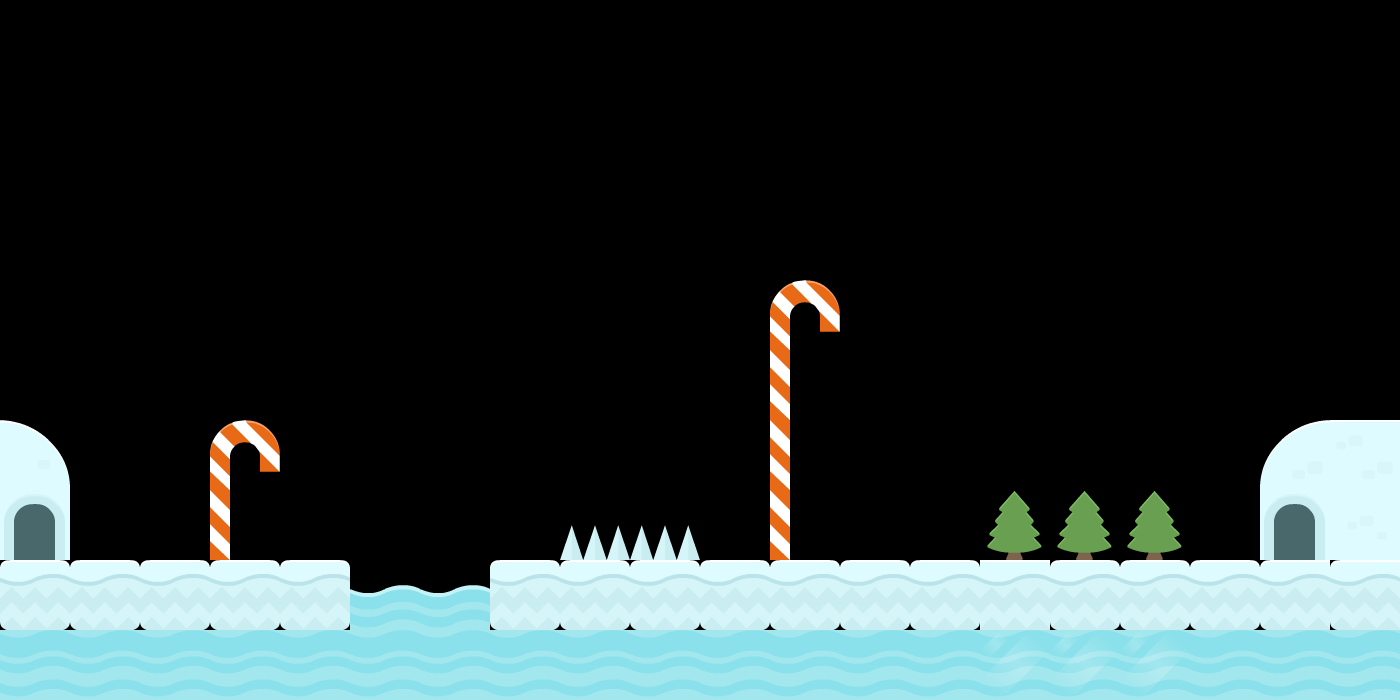

This game map was drawn from its Tiled (.tmx) file and the tilesets committed beside it. A one-line description and the trimmed map source follow:
An orthogonal 20x10 tile map with 70x70 px tiles, 1 tile layer (TileLayer), 2 tilesets and 1 object (Player).

<map version="1.0" orientation="orthogonal" renderorder="right-down" width="20" height="10" tilewidth="70" tileheight="70" nextobjectid="6">
 <tileset firstgid="1" name="Tiles" tilewidth="70" tileheight="70" tilecount="98" columns="14">
  <image source="tiles.png" width="980" height="490" />
 </tileset>
 <tileset firstgid="99" name="PlayerSprite" tilewidth="66" tileheight="92" tilecount="1" columns="1">
  <image source="playersprite.png" width="66" height="92" />
 </tileset>
 <layer name="TileLayer" width="20" height="10">
  <data>[200 cells, 57 non-empty, 15 distinct tile ids]</data>
 </layer>
 <objectgroup name="ObjectLayer">
  <object id="4" name="Player" type="Player" gid="99" x="68.28" y="558.2" width="66" height="92" />
 </objectgroup>
</map>
